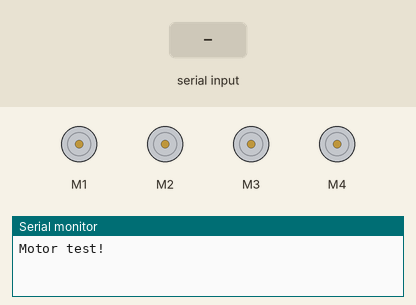
Recording of a sketch running on a simulated Arduino Uno, built with avr-gcc and run on an emulated ATmega328P. Parts: 4 × DC motor (green arrow = forward, orange = backward, longer = faster), the last lines printed to the serial monitor. The inputs (shaded band) are chosen by the test bench.

Above: at 1.2 s.
1.3 s: "F" received over Serial
At 2.3 s:
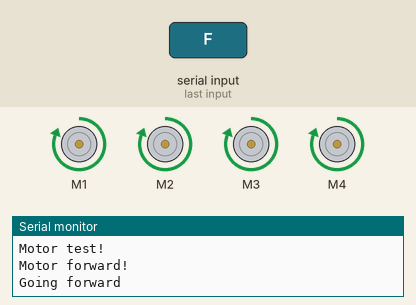
2.8 s: "R" received over Serial
At 3.3 s:
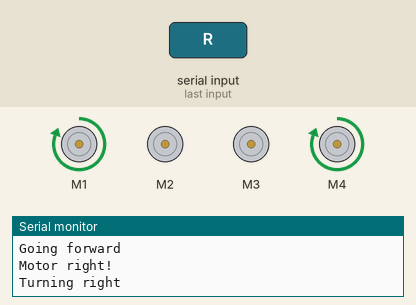
4.3 s: "L" received over Serial
At 5.5 s:
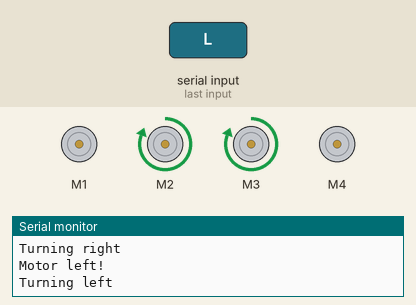
5.8 s: "B" received over Serial
At 6.9 s:
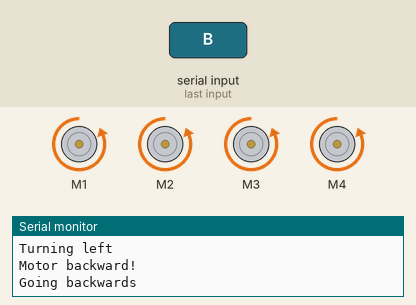
7.3 s: "S" received over Serial
At 8.0 s:
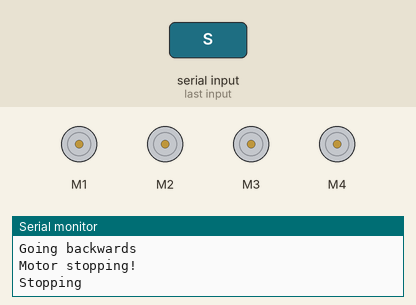
Timing chart, 0 to 9.8 s (numbered marks = the images above; inputs shaded):
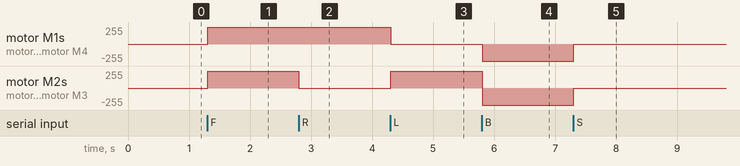

Measured:
- after the input at 1.3 s, motor M1–4: stopped → forward 255/255 at once
- after the input at 2.8 s, motor M2, motor M3: forward 255/255 → stopped at once
- after the input at 4.3 s, motor M1, motor M4: forward 255/255 → stopped at once; motor M2, motor M3: stopped → forward 255/255 at once
- after the input at 5.8 s, motor M1, motor M4: stopped → backward 255/255 at once; motor M2, motor M3: forward 255/255 → backward 255/255 at once
- after the input at 7.3 s, motor M1–4: backward 255/255 → stopped at once

The sketch:

Android_control_robot_blutooth.ino
```cpp
#include <AFMotor.h>
AF_DCMotor motor1(1); // create motor #1, 64KHz pwm
AF_DCMotor motor2(2); // create motor #2, 64KHz pwm
AF_DCMotor motor3(3); // create motor #3, 64KHz pwm
AF_DCMotor motor4(4); // create motor #4, 64KHz pwm


void setup() {

  Serial.begin(9600);
  Serial.println("Motor test!");
  //Serial.flush();
}

void loop() {
  Serial.flush();
  // see if there's incoming serial data:
  if (Serial.available() > 0) {
    // read the oldest byte in the serial buffer:
    int incomingByte = Serial.read();

    // action depending on the instruction
    // as well as sending a confirmation back to the app
    switch (incomingByte) {
      case 'F':
      motor1.setSpeed(255);     // set the speed to 200/255
      motor2.setSpeed(255);     // set the speed to 200/255
      motor3.setSpeed(255);     // set the speed to 200/255
      motor4.setSpeed(255);     // set the speed to 200/255
	forward();
        Serial.println("Going forward");
        break;
      case 'R':
      motor1.setSpeed(255);     // set the speed to 200/255
      motor2.setSpeed(255);     // set the speed to 200/255
      motor3.setSpeed(255);     // set the speed to 200/255
      motor4.setSpeed(255);     // set the speed to 200/255
        right();
        Serial.println("Turning right");
        break;
      case 'L':
      motor1.setSpeed(255);     // set the speed to 200/255
      motor2.setSpeed(255);     // set the speed to 200/255
      motor3.setSpeed(255);     // set the speed to 200/255
      motor4.setSpeed(255);     // set the speed to 200/255
        left();
        Serial.println("Turning left");
        break;
      case 'B':
      motor1.setSpeed(255);     // set the speed to 200/255
      motor2.setSpeed(255);     // set the speed to 200/255
      motor3.setSpeed(255);     // set the speed to 200/255
      motor4.setSpeed(255);     // set the speed to 200/255
        backward();
        Serial.println("Going backwards");
        break;
      case 'S':
        stop();
        Serial.println("Stopping");
        break;
      default:
        // if nothing matches, do nothing
        break;
    }
  }
  delay(10);
}

void forward()
{
     motor1.run(FORWARD);      // turn it on going forward
     motor2.run(FORWARD);      // turn it on going forward
     motor3.run(FORWARD);      // turn it on going forward
     motor4.run(FORWARD);      // turn it on going forward
      Serial.println("Motor forward!");}
void right()
{
    motor1.run(FORWARD);     // the other way
    motor2.run(RELEASE);     // the other way
    motor4.run(FORWARD);     // the other way   FORWARD RIGHT
    motor3.run(RELEASE);     // the other way
    Serial.println("Motor right!");
}
void left()
{
    motor1.run(RELEASE);     // the other way
    motor2.run(FORWARD);     // the other way
    motor4.run(RELEASE);     // the other way   FORWARD LEFT
    motor3.run(FORWARD);     // the other way
    Serial.println("Motor left!");
}
void backward()
{
     motor1.run(BACKWARD);     // the other way
     motor2.run(BACKWARD);     // the other way backward
     motor3.run(BACKWARD);     // the other way
     motor4.run(BACKWARD);     // the other way
     Serial.println("Motor backward!");}

void stop()
{
    motor1.run(RELEASE);      // stopped
    motor2.run(RELEASE);      // stopped
    motor3.run(RELEASE);      // stopped
    motor4.run(RELEASE);      // stopped
     //motor1.run(BRAKE);      // turn it on going stop BRAKE DON'T STOP THE ROBOT
     //motor2.run(BRAKE);      // turn it on going stop
    Serial.println("Motor stopping!");}
```
